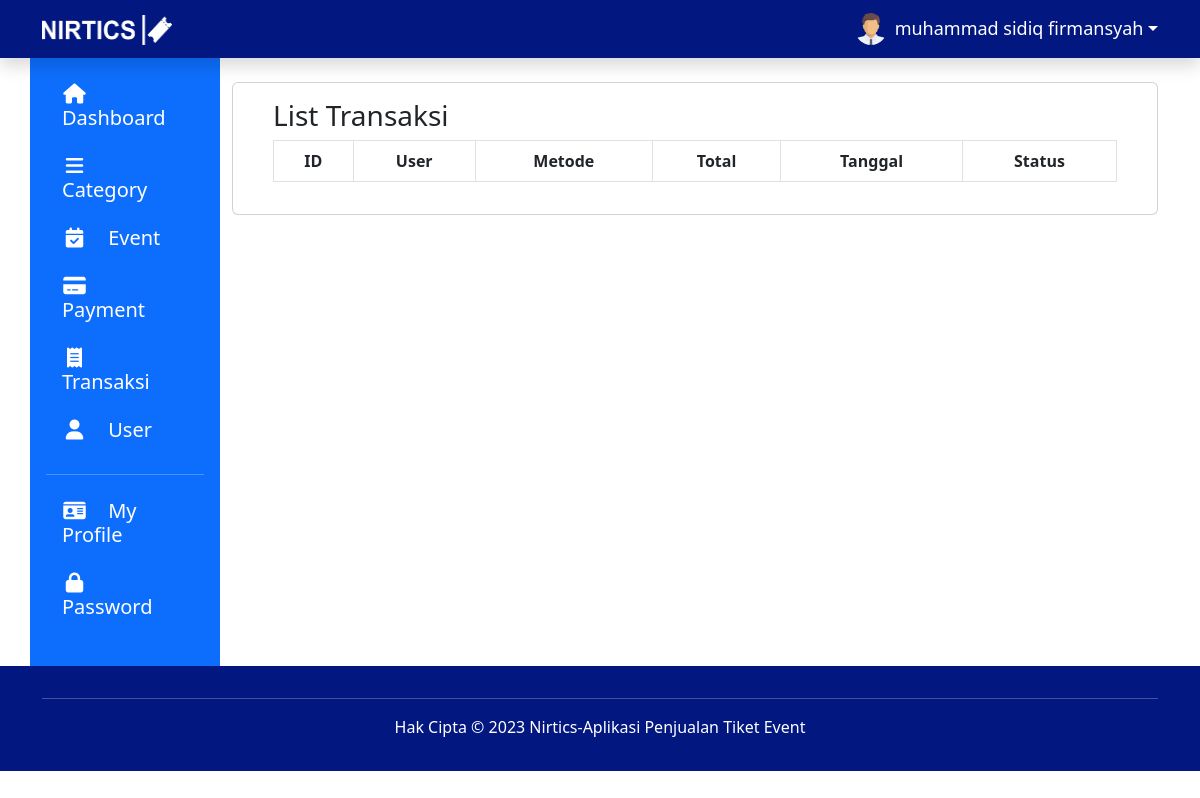
Before: /admin/transaksi.php (signed in) with the older database file.
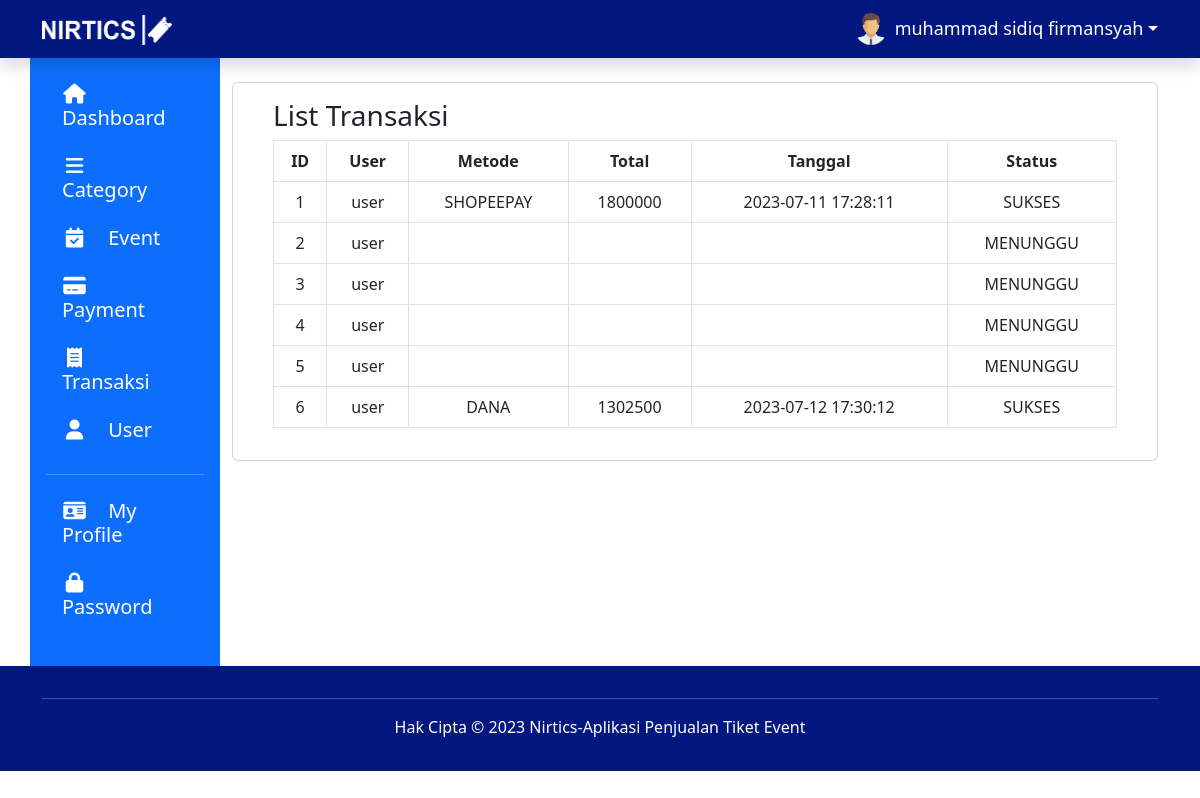
After: the same page with the newer database file.
### tables this page shows
CREATE TABLE `user` (
  `id_user` int(5) NOT NULL,
  `fullname` varchar(100) NOT NULL,
  `username` varchar(100) NOT NULL,
  `email` varchar(100) NOT NULL,
  `no_hp` varchar(15) DEFAULT NULL,
  `foto` varchar(100) DEFAULT 'default.png',
  `password` varchar(100) NOT NULL,
  `date_join` datetime DEFAULT NULL,
  `level` enum('admin','user') DEFAULT NULL
);

CREATE TABLE `transaksi` (
  `id_transaksi` int(5) NOT NULL,
  `id_user` int(5) DEFAULT NULL,
  `id_metode` int(5) DEFAULT NULL,
  `tanggal` datetime DEFAULT NULL,
  `total` decimal(12,0) DEFAULT NULL,
  `status` enum('SUKSES','MENUNGGU','GAGAL') DEFAULT NULL
);

CREATE TABLE `metode_pembayaran` (
  `id_metode` int(5) NOT NULL,
  `nama` varchar(100) NOT NULL,
  `biaya` decimal(10,0) NOT NULL
);

### admin/transaksi.php (the view, shortened to what this page needs)
<?php
$id = $_SESSION['id'];
if (!empty($_SESSION['status'])) {
    include "layout/header.php";
?>
    <main>
        <div class="container" style="min-height: 76vh;">
            <div class="row" text-center mb-3>
                <?php include "sidebar.php" ?>
                <div class="col-lg-10 mt-4">
                    <?php
                    include "../lib/koneksi.php";
                    $sql = "SELECT * FROM transaksi left join user using(id_user) left join metode_pembayaran using(id_metode);";
                    $result = mysqli_query($link, $sql);
                    ?>
                    <div class="container">
                        <div class="row">
                            <div class="card">
                                <div class="card-body">
                                    <div class="container">
                                        <div class="row">
                                            <h3>List Transaksi</h3>
                                            <div class="col">
                                                <table class="table table-bordered">
                                                    <thead>
                                                        <tr class="text-center">
                                                            <th>ID</th>
                                                            <th>User</th>
                                                            <th>Metode</th>
                                                            <th>Total</th>
                                                            <th>Tanggal</th>
                                                            <th>Status</th>
                                                        </tr>
                                                    </thead>
                                                    <tbody>
                                                        <?php while ($row = mysqli_fetch_assoc($result)) { ?>
                                                            <tr class="text-center">
                                                                <td><?php echo $row['id_transaksi']; ?></td>
                                                                <td><?php echo $row['username']; ?></td>
                                                                <td><?php echo $row['nama']; ?></td>
                                                                <td><?php echo $row['total']; ?></td>
                                                                <td><?php echo $row['tanggal']; ?></td>
                                                                <td class="text-center"><?php echo $row['status'] ?></td>
                                                            </tr>
                                                        <?php } ?>
                                                    </tbody>
                                                </table>
                                            </div>
                                        </div>
                                    </div>
                                </div>
                            </div>
                        </div>
                    </div>
                </div>
            </div>
        </div>
    </main>
<?php
    include "layout/footer.php";
} else {
    header('Location: ../login.php');
}
?>

### admin/layout/header.php (shortened to what this page needs)
<!DOCTYPE html>
<html lang="en">
<head>
    <link rel="stylesheet" href="layout/stylesheet.css" type="text/css" />
    <link rel="stylesheet" link href="https://cdn.jsdelivr.net/npm/bootstrap@5.3.0/dist/css/bootstrap.min.css">
    <link rel="stylesheet" href="https://cdnjs.cloudflare.com/ajax/libs/font-awesome/6.4.0/css/all.min.css">
</head>
<body>
    <header>
        <?php include "../lib/koneksi.php";
        $query = mysqli_query($link, "SELECT * FROM user where id_user = '$id'");
        $data = mysqli_fetch_assoc($query);
        ?>
        <nav class="navbar navbar-expand-lg navbar-dark shadow">
            <div class="container">
                <a class="navbar-brand col-ms-3" href="dashboard.php">
                    <img src="../assets/logo.png" width="130" height="30">
                </a>
                <div class="collapse navbar-collapse justify-content-end" id="navbarNav">
                    <ul class="navbar-nav">
                        <li class="nav-item my-auto">
                            <div class="dropdown">
                                <a href="#" class="d-flex align-items-center text-white text-decoration-none dropdown-toggle" id="avatar" data-bs-toggle="dropdown" aria-expanded="false">
                                    <img src="../assets/<?php echo $data['foto'] ?>" alt="" width="32" height="32" class="rounded-circle me-2">
                                    <?php echo $data['fullname'] ?>
                                </a>
                            </div>
                        </li>
                    </ul>
                </div>
            </div>
        </nav>
    </header>

### admin/sidebar.php (shortened to what this page needs)
<div class="col-lg-2 px-0" style="min-height: 76vh;">
    <div class="d-flex flex-column flex-shrink p-3 text-black h-100 bg-primary">
        <ul class="nav nav-pills flex-column mb-auto" id="sidebar">
            <li class="nav-item">
                <a class="nav-link text-start text-white" aria-selected="true" aria-current="page" href="dashboard.php">
                    <h5>
                        <i class="fa-solid fa-house me-3 fa-fw" style="color: #ffffff;"></i>
                        Dashboard
                    </h5>
                </a>
            </li>
            <li class="nav-item">
                <a class="text-start text-white nav-link" aria-selected="false" href="category.php">
                    <h5>
                        <i class="fa-solid fa-bars me-3 fa-fw" style="color: #ffffff;"></i>
                        Category
                    </h5>
                </a>
            </li>
            <li class="nav-item">
                <a class="text-start text-white nav-link" aria-selected="false" href="event.php">
                    <h5>
                        <i class="fa-solid fa-calendar-check me-3 fa-fw" style="color: #ffffff;"></i>
                        Event
                    </h5>
                </a>
            </li>
            <li class="nav-item">
                <a class="text-start text-white nav-link" aria-selected="false" href="payment.php">
                    <h5>
                        <i class="fa-solid fa-credit-card me-3 fa-fw" style="color: #ffffff;"></i>
                        Payment
                    </h5>
                </a>
            </li>
            <li class="nav-item">
                <a class="text-start text-white nav-link" aria-selected="false" href="transaksi.php">
                    <h5>
                        <i class="fa-solid fa-receipt me-3 fa-fw" style="color: #ffffff;"></i>
                        Transaksi
                    </h5>
                </a>
            </li>
            <li class="nav-item">
                <a class="text-start text-white nav-link" aria-selected="false" href="user.php">
                    <h5>
                        <i class="fa-solid fa-user me-3 fa-fw" style="color: #ffffff;"></i>
                        User
                    </h5>
                </a>
            </li>
            <hr class="text-white">
            <li class="nav-item">
                <a class="text-start text-white nav-link" aria-selected="false" href="profile.php">
                    <h5>
                        <i class="fa-solid fa-id-card me-3 fa-fw" style="color: #ffffff;"></i>
                        My Profile
                    </h5>
                </a>
            </li>
            <li class="nav-item">
                <a class="text-start text-white nav-link" aria-selected="false" href="password.php">
                    <h5>
                        <i class="fa-solid fa-lock me-3 fa-fw" style="color: #ffffff;"></i>
                        Password
                    </h5>
                </a>
            </li>
        </ul>
    </div>
</div>

### admin/layout/footer.php (shortened to what this page needs)
<footer class="py-3 text-center">
    <div class="container">
        <hr>
        <p>Hak Cipta &copy; 2023 Nirtics-Aplikasi Penjualan Tiket Event</p>
    </div>
</footer>
</body>
</html>

### admin/layout/stylesheet.css (style rules this page uses)
.navbar { background-color: #021780; font-size: large; font-weight: 400; }
.navbar .nav-item { padding-left: 1rem; }
footer { background-color: #021780 !important; color: white; }

### admin/layout/header.php (style rules this page uses)
body { font-family: 'Segoe UI', sans-serif; }

Changed rows visible on the page:
added transaksi: id_transaksi "1", id_user.username "user", id_metode.nama "SHOPEEPAY", total "1800000", tanggal "2023-07-11 17:28:11", status "SUKSES"
added transaksi: id_transaksi "2", id_user.username "user", status "MENUNGGU"
added transaksi: id_transaksi "3", id_user.username "user", status "MENUNGGU"
added transaksi: id_transaksi "4", id_user.username "user", status "MENUNGGU"
added transaksi: id_transaksi "5", id_user.username "user", status "MENUNGGU"
added transaksi: id_transaksi "6", id_user.username "user", id_metode.nama "DANA", total "1302500", tanggal "2023-07-12 17:30:12", status "SUKSES"
